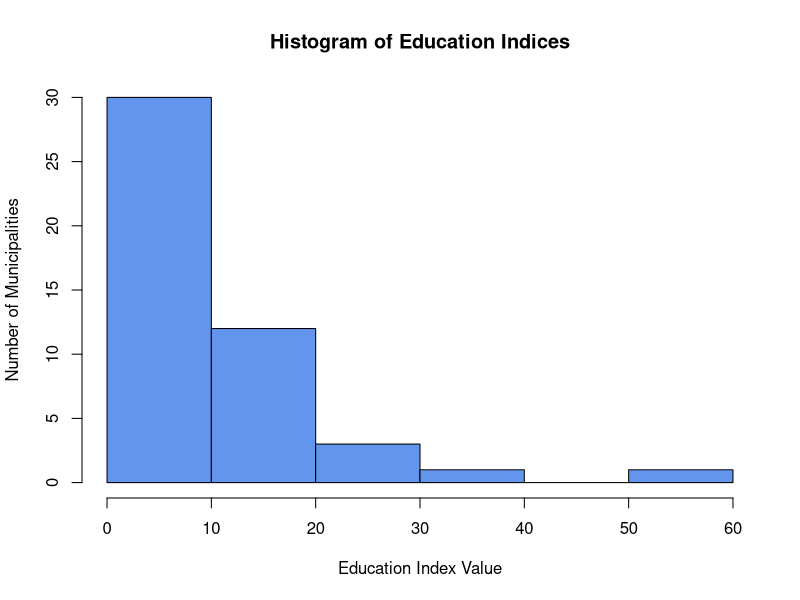
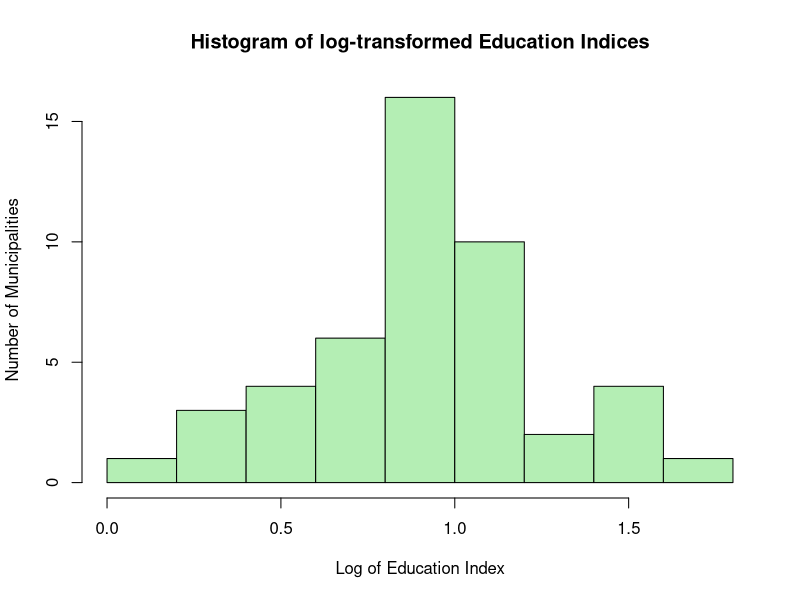
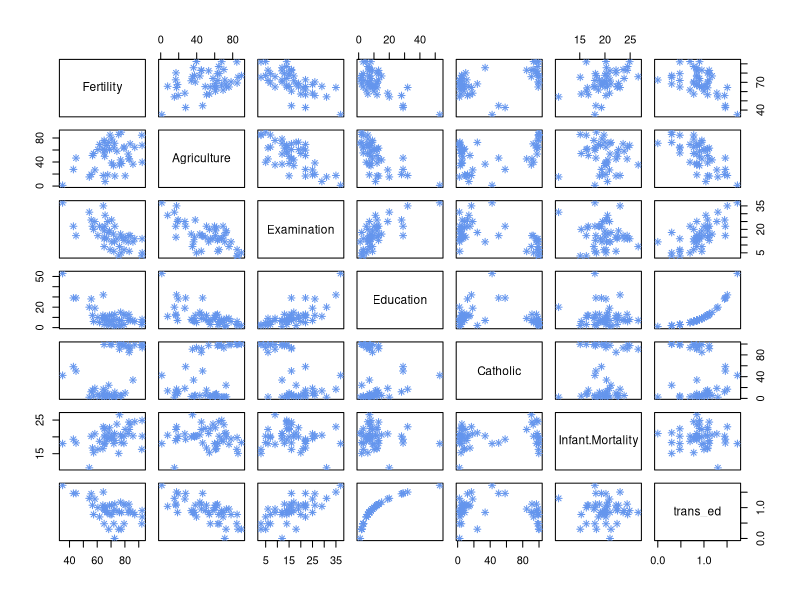

Source code (R) for these figures, in order:
## ---- chunk 1
knitr::opts_chunk$set(echo = TRUE)

##Loading data
data(swiss)

##Counting variables and observations
var_num <- ncol(swiss)
obs_num <- nrow(swiss)
var_names <- names(swiss)
## ---- chunk 2
random_num <- floor(runif(1, min=1, max=6))
## ---- chunk 3
hist(swiss$Education, xlab="Education Index Value", ylab="Number of Municipalities", main="Histogram of Education Indices", col="cornflowerblue")
## ---- chunk 4
ed_mean <- round(mean(swiss$Education), 2)
ed_sd <- round(sd(swiss$Education), 2)
ed_med <- round(median(swiss$Education), 2)
## ---- chunk 5
swiss$trans_ed <- log10(swiss$Education)
hist(swiss$trans_ed, xlab="Log of Education Index", ylab="Number of Municipalities", main="Histogram of log-transformed Education Indices", col="darkseagreen2")
## ---- chunk 6
pairs(swiss, pch = 8, col = "cornflowerblue")
